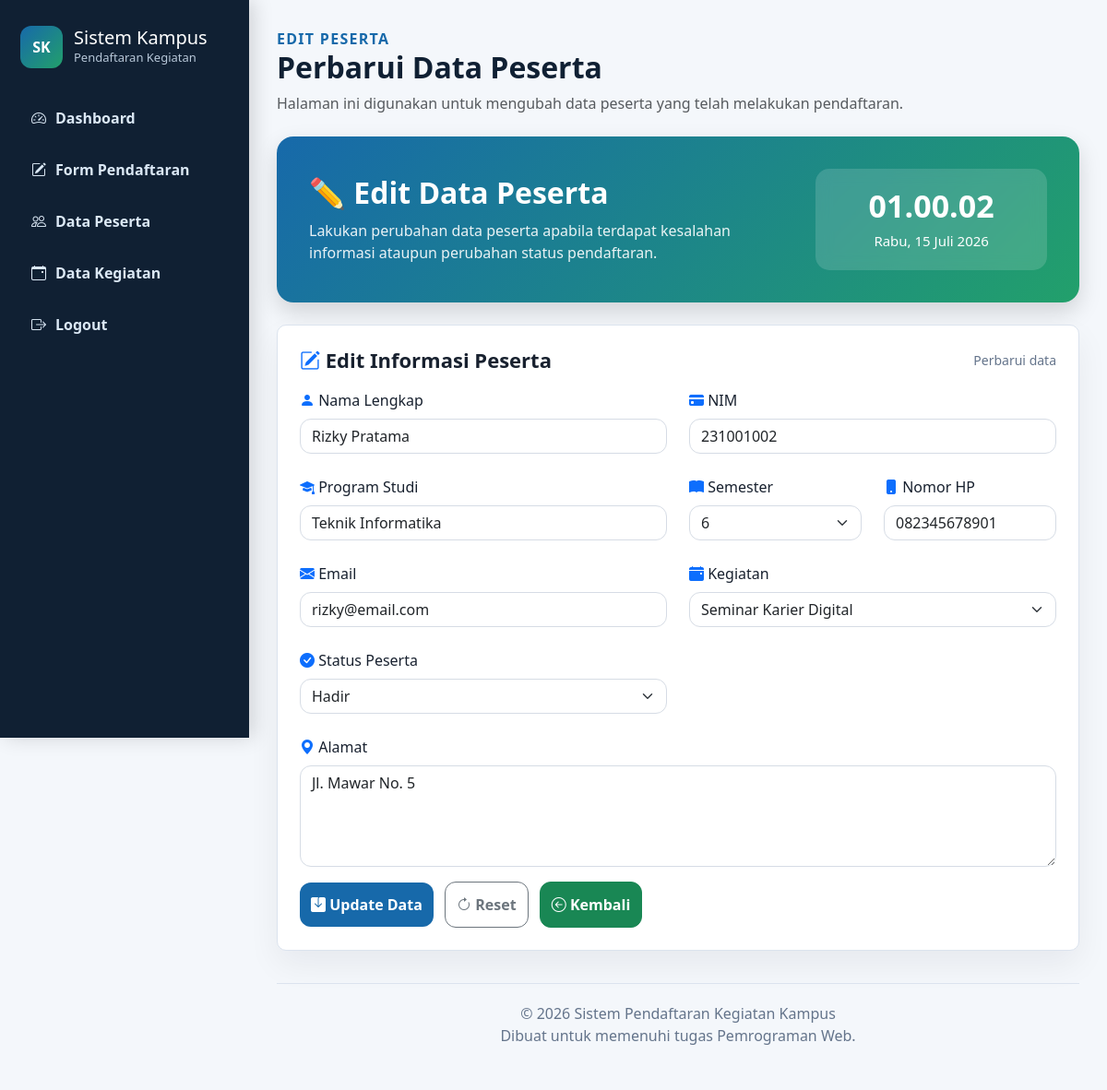
The app's page /edit_data.php (signed in) with its own data.
### tables this page shows
CREATE TABLE `peserta` (
  `id_peserta` int(11) NOT NULL,
  `id_kegiatan` int(11) NOT NULL,
  `nim` varchar(20) NOT NULL,
  `nama_lengkap` varchar(100) NOT NULL,
  `program_studi` varchar(100) NOT NULL,
  `semester` tinyint(4) NOT NULL,
  `no_hp` varchar(20) DEFAULT NULL,
  `email` varchar(100) DEFAULT NULL,
  `alamat` text DEFAULT NULL,
  `status_pendaftaran` enum('terdaftar','hadir','batal') NOT NULL DEFAULT 'terdaftar',
  `tanggal_daftar` timestamp NOT NULL DEFAULT current_timestamp(),
  `catatan` text DEFAULT NULL
);

CREATE TABLE `kegiatan` (
  `id_kegiatan` int(11) NOT NULL,
  `kode_kegiatan` varchar(20) NOT NULL,
  `nama_kegiatan` varchar(150) NOT NULL,
  `kategori` enum('Seminar','Workshop','Lomba','Pelatihan','Lainnya') NOT NULL,
  `tanggal` date NOT NULL,
  `waktu_mulai` time NOT NULL,
  `waktu_selesai` time DEFAULT NULL,
  `lokasi` varchar(150) NOT NULL,
  `kuota` int(11) NOT NULL,
  `deskripsi` text DEFAULT NULL,
  `status` enum('dibuka','ditutup','selesai') NOT NULL DEFAULT 'dibuka',
  `created_by` int(11) DEFAULT NULL,
  `created_at` timestamp NOT NULL DEFAULT current_timestamp(),
  `updated_at` timestamp NOT NULL DEFAULT current_timestamp() ON UPDATE current_timestamp()
);

### edit_data.php (the view, shortened to what this page needs)
<?php
include "koneksi.php";
if (isset($_GET['id'])) {
    $id_peserta = $_GET['id'];
} else {
    $query_cek = mysqli_query($koneksi, "SELECT id_peserta FROM peserta LIMIT 1");
    $data_cek = mysqli_fetch_assoc($query_cek);
    $id_peserta = isset($data_cek['id_peserta']) ? $data_cek['id_peserta'] : 1;
}
$query = "SELECT * FROM peserta WHERE id_peserta = '$id_peserta'";
$result = mysqli_query($koneksi, $query);
$data = mysqli_fetch_assoc($result);
$data_kegiatan = mysqli_query($koneksi, "SELECT * FROM kegiatan ORDER BY nama_kegiatan ASC");
?>
<!DOCTYPE html>
<html lang="id">
<head>
    <link href="https://cdn.jsdelivr.net/npm/bootstrap@5.3.3/dist/css/bootstrap.min.css" rel="stylesheet">
    <link href="https://cdn.jsdelivr.net/npm/bootstrap-icons@1.11.3/font/bootstrap-icons.css" rel="stylesheet">
    <link rel="stylesheet" href="assets/css/style.css">
</head>
<body>
    <aside class="sidebar">
        <div class="brand">
            <div class="brand-logo">SK</div>
            <div>
                <h1>Sistem Kampus</h1>
                <p>Pendaftaran Kegiatan</p>
            </div>
        </div>
        <nav class="menu">
            <a href="dashboard.php"><i class="bi bi-speedometer2"></i> Dashboard</a>
            <a href="form_daftar.php"><i class="bi bi-pencil-square"></i> Form Pendaftaran</a>
            <a href="data_peserta.php"><i class="bi bi-people"></i> Data Peserta</a>
            <a href="kegiatan.php"><i class="bi bi-calendar-event"></i> Data Kegiatan</a>
            <a href="logout.php"><i class="bi bi-box-arrow-right"></i> Logout</a>
        </nav>
    </aside>
    <main class="content">
        <section class="topbar">
            <div>
                <p class="label">Edit Peserta</p>
                <h2>Perbarui Data Peserta</h2>
                <p class="text-muted">Halaman ini digunakan untuk mengubah data peserta yang telah melakukan pendaftaran.</p>
            </div>
        </section>
        <section class="hero-dashboard mb-4">
            <div class="row align-items-center">
                <div class="col-lg-8">
                    <h2>✏️ Edit Data Peserta</h2>
                    <p>Lakukan perubahan data peserta apabila terdapat kesalahan informasi ataupun perubahan status pendaftaran.</p>
                </div>
                <div class="col-lg-4 text-lg-end">
                    <div class="hero-time">
                        <h3 id="jam">00:00:00</h3>
                        <span id="tanggal">Kamis, 9 Juli 2026</span>
                    </div>
                </div>
            </div>
        </section>
        <section class="card-box mb-4">
            <div class="section-title">
                <h3><i class="bi bi-pencil-square text-primary"></i> Edit Informasi Peserta</h3>
                <span>Perbarui data</span>
            </div>
            <form id="formEdit" class="row g-4" method="POST" action="">
                <div class="col-md-6">
                    <label class="form-label"><i class="bi bi-person-fill text-primary"></i> Nama Lengkap</label>
                    <input type="text" name="nama_lengkap" class="form-control" value="<?php echo htmlspecialchars($data['nama_lengkap'] ?? ''); ?>" placeholder="Masukkan nama lengkap" required>
                </div>
                <div class="col-md-6">
                    <label class="form-label"><i class="bi bi-credit-card-fill text-primary"></i> NIM</label>
                    <input type="text" name="nim" class="form-control" value="<?php echo htmlspecialchars($data['nim'] ?? ''); ?>" placeholder="Masukkan NIM" required>
                </div>
                <div class="col-md-6">
                    <label class="form-label"><i class="bi bi-mortarboard-fill text-primary"></i> Program Studi</label>
                    <input type="text" name="program_studi" class="form-control" value="<?php echo htmlspecialchars($data['program_studi'] ?? ''); ?>" placeholder="Masukkan program studi">
                </div>
                <div class="col-md-3">
                    <label class="form-label"><i class="bi bi-book-fill text-primary"></i> Semester</label>
                    <select name="semester" class="form-select">
                        <?php
                        for ($i = 1; $i <= 8; $i++) {
                            $selected = (($data['semester'] ?? 1) == $i) ? 'selected' : '';
                            echo "<option value='$i' $selected>$i</option>";
                        }
                        ?>
                    </select>
                </div>
                <div class="col-md-3">
                    <label class="form-label"><i class="bi bi-phone-fill text-primary"></i> Nomor HP</label>
                    <input type="text" name="no_hp" class="form-control" value="<?php echo htmlspecialchars($data['no_hp'] ?? ''); ?>">
                </div>
                <div class="col-md-6">
                    <label class="form-label"><i class="bi bi-envelope-fill text-primary"></i> Email</label>
                    <input type="email" name="email" class="form-control" value="<?php echo htmlspecialchars($data['email'] ?? ''); ?>">
                </div>
                <div class="col-md-6">
                    <label class="form-label"><i class="bi bi-calendar-event-fill text-primary"></i> Kegiatan</label>
                    <select name="id_kegiatan" class="form-select">
                        <?php while($kegiatan = mysqli_fetch_assoc($data_kegiatan)){ ?>
                            <option value="<?= $kegiatan['id_kegiatan']; ?>" <?= (($data['id_kegiatan'] ?? '') == $kegiatan['id_kegiatan']) ? 'selected' : ''; ?>>
                                <?= htmlspecialchars($kegiatan['nama_kegiatan']); ?>
                            </option>
                        <?php } ?>
                    </select>
                </div>
                <div class="col-md-6">
                    <label class="form-label"><i class="bi bi-check-circle-fill text-primary"></i> Status Peserta</label>
                    <select name="status_pendaftaran" class="form-select">
                        <option value="hadir" <?php echo (($data['status_pendaftaran'] ?? '') == 'hadir') ? 'selected' : ''; ?>>Hadir</option>
                    </select>
                </div>
                <div class="col-12">
                    <label class="form-label"><i class="bi bi-geo-alt-fill text-primary"></i> Alamat</label>
                    <textarea name="alamat" class="form-control" rows="4"><?php echo htmlspecialchars($data['alamat'] ?? ''); ?></textarea>
                </div>
                <div class="col-12 mt-3">
                    <button type="submit" name="update" class="btn btn-primary me-2">
                        <i class="bi bi-save-fill"></i> Update Data
                    </button>
                    <button type="button" onclick="kosongkanForm()" class="btn btn-outline-secondary me-2">
                        <i class="bi bi-arrow-clockwise"></i> Reset
                    </button>
                    <a href="data_peserta.php" class="btn btn-success">
                        <i class="bi bi-arrow-left-circle"></i> Kembali
                    </a>
                </div>
            </form>
        </section>
        <footer class="footer">
            <p>© 2026 Sistem Pendaftaran Kegiatan Kampus <br> Dibuat untuk memenuhi tugas Pemrograman Web.</p>
        </footer>
    </main>
</body>
</html>

### assets/css/style.css (style rules this page uses)
:root { --primary: #1769aa; --dark: #102033; --green: #22a06b; --light: #f6f8fb; --line: #dbe3ee; --text: #18212f; }
body { margin: 0; min-height: 100vh; color: var(--text); background: var(--light); font-family: "Segoe UI", Arial, sans-serif; }
.sidebar { position: fixed; width: 270px; min-height: 100vh; padding: 28px 22px; background: var(--dark); color: #fff; }
.brand { display: flex; gap: 12px; align-items: center; margin-bottom: 30px; }
.brand-logo { width: 46px; height: 46px; display: grid; place-items: center; border-radius: 12px; background: linear-gradient(135deg, var(--primary), var(--green)); font-weight: 800; }
.brand h1 { margin: 0; font-size: 20px; }
.brand p { margin: 0; color: #b7c7d8; font-size: 13px; }
.menu { display: grid; gap: 8px; }
.menu a { display: flex; gap: 10px; align-items: center; padding: 12px; border-radius: 8px; color: #dbe8f5; text-decoration: none; font-weight: 600; }
.content { margin-left: 270px; padding: 30px; }
.topbar { display: flex; justify-content: space-between; gap: 20px; align-items: center; margin-bottom: 24px; }
.label { color: var(--primary); font-weight: 800; letter-spacing: .08em; text-transform: uppercase; }
.card-box, .stat-card { border: 1px solid var(--line); border-radius: 10px; background: #fff; box-shadow: 0 15px 35px rgba(15, 23, 42, .06); }
.card-box { padding: 24px; }
.section-title { display: flex; justify-content: space-between; gap: 12px; align-items: center; margin-bottom: 18px; }
.section-title h3 { margin: 0; font-size: 22px; font-weight: 800; }
.section-title span { color: #64748b; font-size: 14px; }
.form-control, .form-select, .btn { border-radius: 8px; }
body { background: #f4f7fb; }
.card-box, .stat-card { transition: all 0.3s ease; }
.sidebar { box-shadow: 5px 0 20px rgba(0,0,0,.15); }
.menu a { transition: all .3s ease; }
.btn-primary { background: linear-gradient(135deg,#1769aa,#22a06b); border: none; }
.topbar h2 { font-weight: 800; color: #102033; }
.topbar p { margin-bottom: 0; }
.card-box, .stat-card, .btn { animation: fadeUp .6s ease; }
.card-box { transition:.35s; }
.btn { transition:.3s; }
body { animation:fadePage .8s ease; }
.hero-dashboard { background:linear-gradient(135deg,#1769aa,#22a06b); color:white; padding:35px; border-radius:20px; margin-bottom:25px; box-shadow:0 15px 35px rgba(0,0,0,.12); }
.hero-dashboard h2 { font-weight:800; }
.hero-dashboard p { margin-top:10px; opacity:.95; }
.hero-time { background:rgba(255,255,255,.18); padding:20px; border-radius:15px; text-align:center; }
.hero-time h3 { font-size:34px; font-weight:800 }
.hero-time span { font-size:15px; }
.hero-dashboard { background: linear-gradient(135deg,#1769aa,#22a06b); color:#fff; border-radius:18px; padding:35px; margin-bottom:25px; box-shadow:0 12px 30px rgba(0,0,0,.15); }
.hero-dashboard h2 { font-weight:700; margin-bottom:10px; }
.hero-dashboard p { opacity:.95; margin-bottom:0; }
.hero-time { background:rgba(255,255,255,.15); backdrop-filter:blur(8px); border-radius:15px; padding:20px; text-align:center; }
.hero-time h3 { font-size:32px; font-weight:700; margin-bottom:5px; }
.form-control, .form-select { border-radius:12px; border:1px solid #d6dce5; transition:.3s; }
.btn { border-radius:12px; transition:.3s; }
.btn-primary { background:#1769aa; border:none; }
.footer { margin-top:35px; padding:20px; text-align:center; color:#64748b; border-top:1px solid #dbe3ee; }
.footer p { margin:0; }
.content { animation:fadeIn .6s ease; }
.hero-dashboard { background: linear-gradient(135deg,#1769aa,#22a06b); color:#fff; padding:35px; border-radius:18px; margin-bottom:30px; box-shadow:0 10px 25px rgba(0,0,0,.15); animation:fadeUp .8s; }
.hero-dashboard p { opacity:.9; }
.hero-dashboard h3 { font-size:34px; font-weight:bold; }
.hero-dashboard span { font-size:15px; }
.form-control { border-radius:0 10px 10px 0; }
.card-box { animation:fadeUp .8s; }
.form-control, .form-select { border-radius:12px; transition:.3s; }
.btn { border-radius:12px; padding:12px; font-weight:600; transition:.3s; }

### records on screen
peserta: nama_lengkap "Rizky Pratama", nim "231001002", program_studi "Teknik Informatika", no_hp "082345678901", email "rizky@email.com", id_kegiatan "Seminar Karier Digital", status_pendaftaran "Hadir", alamat "Jl. Mawar No. 5"

### other values on screen
form field semester "6"
